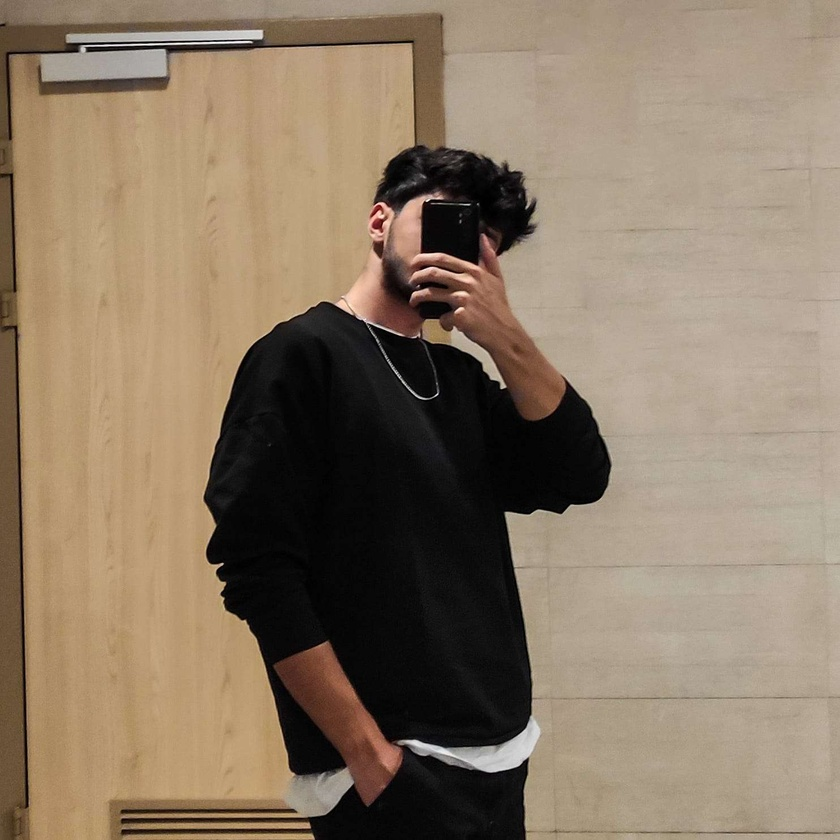
#> input picture images/profile.jpg, 840 x 840 px, shrunk from 1484 x 1484 before the run, found by its file name
$ python 5_equal.py
#> lines starting #> are read from the running program, lines starting #| are printed output that depends on the picture
import cv2 as cv
import numpy as np
from matplotlib import pyplot as plt


def custom_hist(gray):
    h, w = gray.shape
    hist = np.zeros([256], dtype=np.int32)
    for row in range(h):
        for col in range(w):
            pv = gray[row, col]
            hist[pv] += 1

    y_pos = np.arange(0, 256, 1, dtype=np.int32)
    plt.bar(y_pos, hist, align="center", color="r", alpha=0.5)
    plt.xticks(y_pos, y_pos)
    plt.ylabel("Frequency")
    plt.title("Histogram")
    plt.show()


src = cv.imread("images/profile.jpg")
#> src is the input picture: shape (840, 840, 3); mean B, G, R 101, 121.1, 138.8
gray = cv.cvtColor(src, cv.COLOR_BGR2GRAY)
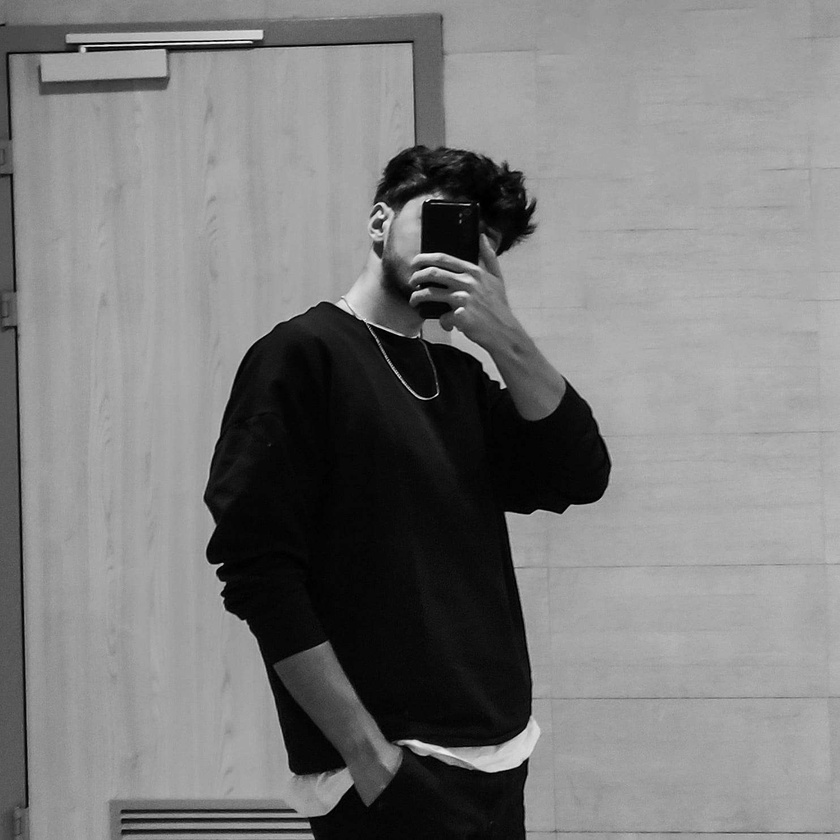
#> gray: shape (840, 840); min 0, max 255, mean 124.1

cv.namedWindow("input", cv.WINDOW_AUTOSIZE)
cv.imshow("input", gray)
cv.waitKey(1)

custom_hist(gray)
#> after the loop in custom_hist, `for row in range(h):`: hist = 256 values, max 27952 at index 165, min 1 at index 249, mean 2756.2
#> in custom_hist, `plt.show()`:
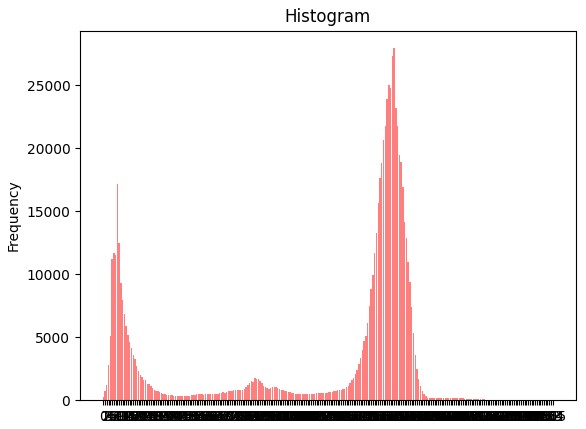
#> figure drawn by matplotlib, 1 panel; tallest bar 27952 high, from x = 164.6 to 165.4

dst = cv.equalizeHist(gray)
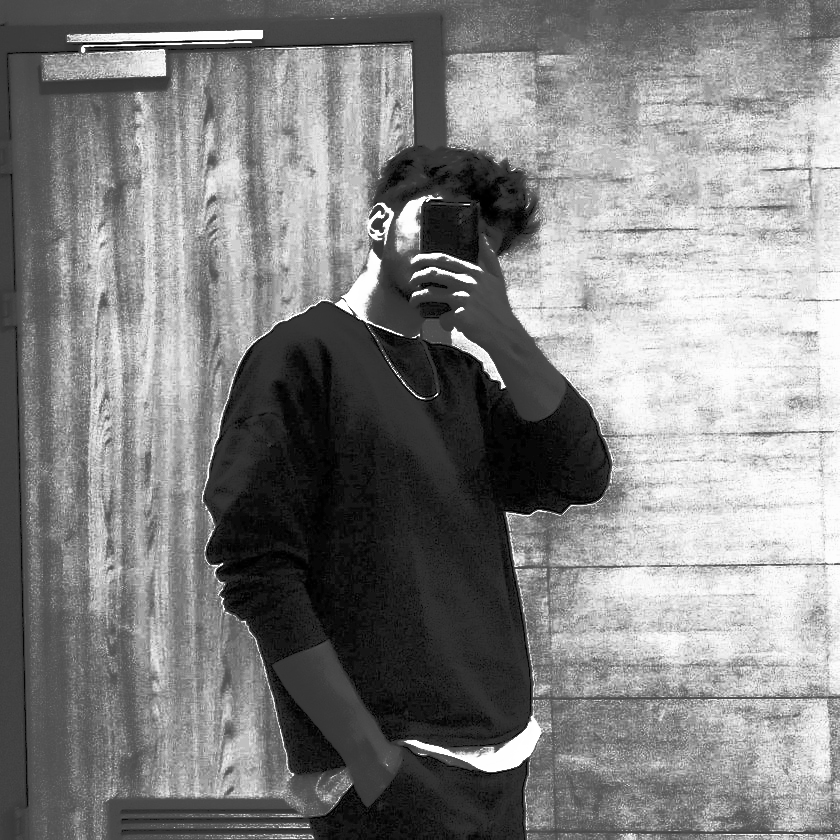
#> dst: shape (840, 840); min 0, max 255, mean 130
cv.namedWindow("eh", cv.WINDOW_AUTOSIZE)
cv.imshow("eh", dst)
cv.waitKey(1)

custom_hist(dst)
#> after the loop in custom_hist (call 2), `for row in range(h):`: hist = 256 values, max 27952 at index 191, min 0 at index 3, mean 2756.2
#> in custom_hist (call 2), `plt.show()`:
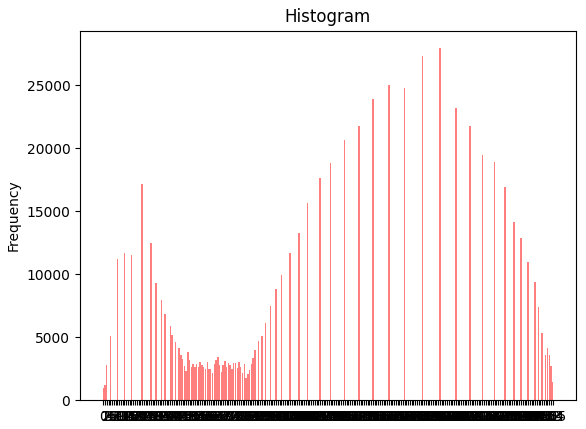
#> figure drawn by matplotlib, 1 panel; tallest bar 27952 high, from x = 190.6 to 191.4
